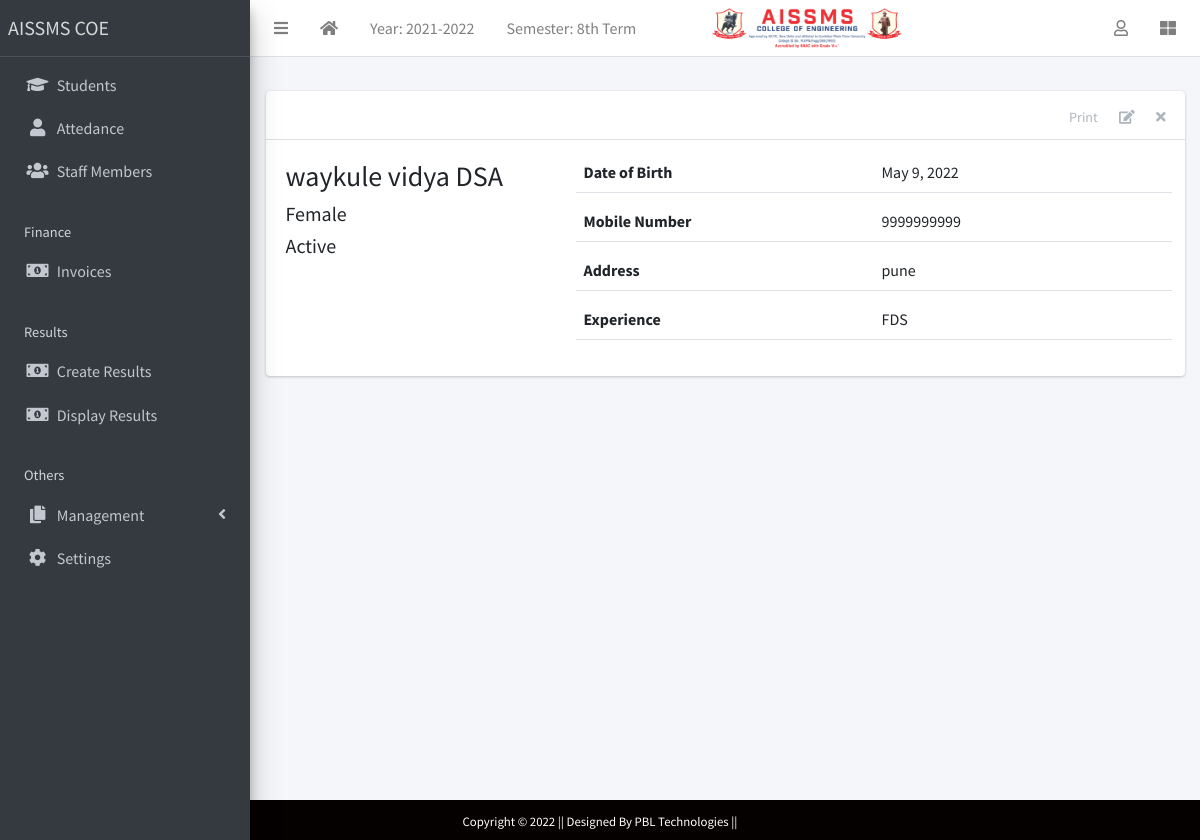
The page /staff/8/ on the database its author committed.
### apps/corecode/models.py (models this page shows, shortened)
class AcademicSession(models.Model):
    name = models.CharField(max_length=200, unique=True)
    current = models.BooleanField(default=True)
    class Meta:
        ordering = ["-name"]

class AcademicTerm(models.Model):
    name = models.CharField(max_length=20, unique=True)
    current = models.BooleanField(default=True)
    class Meta:
        ordering = ["name"]

### apps/staffs/models.py (models this page shows, shortened)
class Staff(models.Model):
    STATUS = [("active", "Active"), ("inactive", "Inactive")]
    GENDER = [("male", "Male"), ("female", "Female")]
    current_status = models.CharField(max_length=10, choices=STATUS, default="active")
    surname = models.CharField(max_length=200)
    firstname = models.CharField(max_length=200)
    other_name = models.CharField(max_length=200, blank=True)
    gender = models.CharField(max_length=10, choices=GENDER, default="male")
    date_of_birth = models.DateField(default=timezone.now)
    date_of_admission = models.DateField(default=timezone.now)
    mobile_num_regex = RegexValidator(
        regex="^[0-9]{10,15}$", message="Entered mobile number isn't in a right format!"
    )
    mobile_number = models.CharField(
        validators=[mobile_num_regex], max_length=13, blank=True
    )
    address = models.TextField(blank=True)
    others = models.TextField(blank=True)
    def __str__(self):
        return f"{self.surname} {self.firstname} {self.other_name}"

### apps/staffs/views.py (the view)
# urls.py: path("<int:pk>/", StaffDetailView.as_view(), name="staff-detail"),
class StaffDetailView(DetailView):
    model = Staff
    template_name = "staffs/staff_detail.html"

### apps/corecode/context_processors.py (called while the page is built)
def site_defaults(request):
    current_session = AcademicSession.objects.get(current=True)
    current_term = AcademicTerm.objects.get(current=True)
    vals = SiteConfig.objects.all()
    contexts = {
        "current_session": current_session.name,
        "current_term": current_term.name,
    }
    for val in vals:
        contexts[val.key] = val.value
    return contexts

### apps/staffs/templates/staffs/staff_detail.html (shortened to what this page needs)
{% extends 'base.html' %}
{% block content-header %}
<div class="card-header">
  <div class="card-tools">
    <a href="#" class="btn btn-tool">Print</a>
    <a href="{% url 'staff-update' object.id %}" class="btn btn-tool">
      <i class="fas fa-edit"></i>
    </a>
    <a href="{% url 'staff-delete' object.id %}" class="btn btn-tool">
      <i class="fas fa-times"></i>
    </a>
  </div>
</div>
{% endblock content-header %}
{% block content %}
    <div class="row">
      <div class="col-sm-4">
        <div>
          <h3>{{ object }} </h3>
          <h5>{{ object.get_gender_display }} </h5>
          <h5>{{ object.get_current_status_display }} </h5>
        </div>
      </div>
      <div class="col-sm-8">
        <div>
          <div class="form-group border-bottom row">
            <label class="col">
              Date of Birth
            </label>
            <div class="col">
              {{ object.date_of_birth }}
            </div>
          </div>
          <div class="form-group border-bottom row">
            <label class="col">
               Mobile Number
            </label>
            <div class="col">
              {{ object.mobile_number}}
            </div>
          </div>
          <div class="form-group border-bottom row">
            <label class="col">
              Address
            </label>
            <div class="col">
              {{ object.address }}
            </div>
          </div>
          <div class="form-group border-bottom row">
            <label class="col">
              Experience
            </label>
            <div class="col">
              {{ object.others }}
            </div>
          </div>
        </div>
      </div>
    </div>
{% endblock content %}

### templates/base.html (shortened to what this page needs)
{% load static %}
<!DOCTYPE html>
<html lang="en">
<head>
  <link rel="stylesheet" href="{% static 'plugins/fontawesome-free/css/all.min.css' %}">
  <link rel="stylesheet" href="{% static 'plugins/toastr/toastr.min.css' %}">
  <link rel="stylesheet" href="{% static 'plugins/overlayScrollbars/css/OverlayScrollbars.min.css' %}">
  <link rel="stylesheet" href="{% static 'plugins/Datatables/datatables.min.css' %}" />
  <link rel="stylesheet" href="{% static 'dist/css/adminlte.min.css' %}">
</head>
<body class="hold-transition sidebar-mini layout-fixed layout-navbar-fixed layout-footer-fixed">
  <div class="wrapper">
    <nav class="main-header navbar navbar-expand navbar-white navbar-light">
      <ul class="navbar-nav">
        <li class="nav-item">
          <a class="nav-link" data-widget="pushmenu" href="#" role="button"><i class="fas fa-bars"></i></a>
        </li>
        <li class="nav-item d-none d-sm-inline-block">
          <a href="{% url 'home' %} " class="nav-link"><i class="fa fa-home"></i></a>
        </li>
        <li class="nav-item d-none d-sm-inline-block">
          <a href="{% url 'current-session' %}" class="nav-link">Year: {{ current_session }}</a>
        </li>
        <li class="nav-item d-none d-sm-inline-block">
          <a href="{% url 'current-session' %}" class="nav-link">Semester: {{ current_term }}</a>
        </li>
        <li class="nav-item d-none d-sm-inline-block">
          <img style="height: 40px; width: 250px; padding-left: 60px;" src="{% static 'dist/img/logo-COE.png' %}"
            alt="">
        </li>
      </ul>
      <ul class="navbar-nav ml-auto">
        <li class="nav-item dropdown">
          <a class="nav-link" data-toggle="dropdown" href="#">
            <i class="far fa-user"></i>
          </a>
        </li>
        <li class="nav-item">
          <a class="nav-link" data-widget="control-sidebar" data-slide="true" href="#" role="button"><i
              class="fas fa-th-large"></i></a>
        </li>
      </ul>
    </nav>
    <aside class="main-sidebar sidebar-dark-primary elevation-4">
      <a href="{% url 'home' %}" class="brand-link">AISSMS COE</a>
      <div class="sidebar">
        <nav class="mt-2">
          <ul class="nav nav-pills nav-sidebar flex-column" data-widget="treeview" role="menu" data-accordion="false">
            <li class="nav-item">
              <a href="{% url 'student-list' %}" class="nav-link">
                <i class="nav-icon fas fa-graduation-cap"></i>
                <p>
                  Students
                </p>
              </a>
            </li>
            <li class="nav-item">
              <a href="#" class="nav-link">
                <i class="nav-icon fas fa-user"></i>
                <p href="#">
                  Attedance
                </p>
              </a>
            </li>
            <li class="nav-item">
              <a href="{% url 'staff-list' %}" class="nav-link">
                <i class="nav-icon fas fa-users"></i>
                <p>
                  Staff Members
                </p>
              </a>
            </li>
            <li class="nav-header">Finance</li>
            <li class="nav-item">
              <a href="{% url 'invoice-list' %}" class="nav-link">
                <i class="nav-icon fas fa-money-bill-alt"></i>
                <p>
                  Invoices
                </p>
              </a>
            </li>
            <li class="nav-header">Results</li>
            <li class="nav-item">
              <a href="{% url 'create-result' %}" class="nav-link">
                <i class="nav-icon fas fa-money-bill-alt"></i>
                <p>
                  Create Results
                </p>
              </a>
            </li>
            <li class="nav-item">
              <a href="{% url 'view-results' %}" class="nav-link">
                <i class="nav-icon fas fa-money-bill-alt"></i>
                <p>
                  Display Results
                </p>
              </a>
            </li>
            <li class="nav-header">Others</li>
            <li class="nav-item has-treeview">
              <a href="#" class="nav-link">
                <i class="nav-icon fas fa-copy"></i>
                <p>
                  Management
                  <i class="fas fa-angle-left right"></i>
                </p>
              </a>
            </li>
            <li class="nav-item">
              <a href="{% url 'configs' %}" class="nav-link">
                <i class="nav-icon fas fa-cog"></i>
                <p>
                  Settings
                </p>
              </a>
            </li>
          </ul>
        </nav>
      </div>
    </aside>
    <div class="content-wrapper">
      <section class="content-header">
      </section>
      <section class="content">
        <div class="container-fluid">
          <div class="row">
            <div class="col-md-12">
              {% block fullcard %}
              <div class="card">
                {% block content-header %}{% endblock content-header %}
                <div class="card-body">
                  <div class="row">
                    <div class="col">
                      {% block content %}
                      {% endblock content %}
                    </div>
                  </div>
                </div>
              </div>
              {% endblock fullcard %}
            </div>
          </div>
        </div>
      </section>
    </div>
  </div>
  <footer class="container-fluid  text-center p-2 " style="background-color: rgb(6, 1, 1);">
    <small class="text-white" style="background-color: rgb(6, 1, 1);">Copyright &copy; 2022 || Designed By PBL
      Technologies || </small>
  </footer>
</body>
</html>

### rows shown on the page
AcademicSession: name "2021-2022"
AcademicTerm: name "8th Term"
Staff: surname+firstname+other_name "waykule vidya DSA", gender "Female", current_status "Active", date_of_birth "May 9, 2022", mobile_number "9999999999", address "pune", others "FDS"
